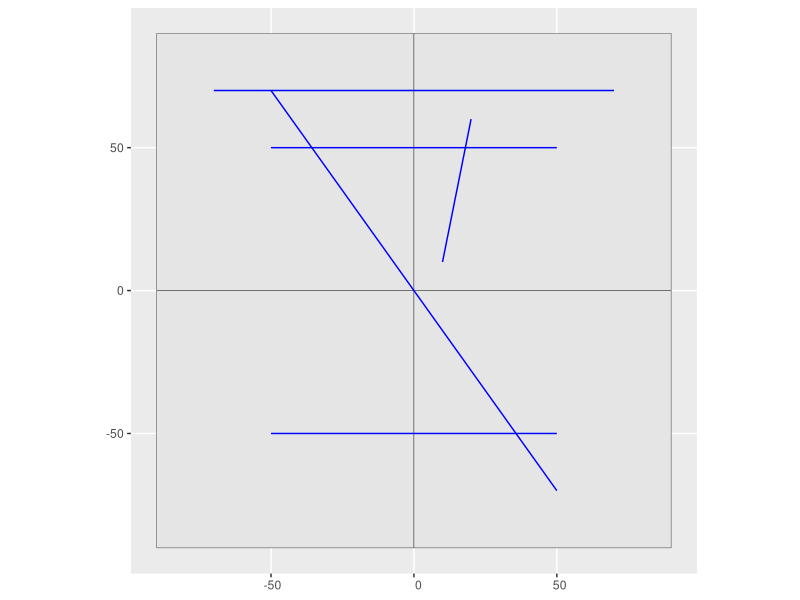

R code for this plot:
## ---- chunk 1
rm(list = ls())
library(data.table)
library(raster)
library(sp)
library(sf)
library(ggplot2)

## Create lines object
cds1 <- rbind(c(-50, 50), c(50,50))
cds2 <- rbind(c(-50, -50), c(50,-50))
cds3 <- rbind(c(-50, 70), c(50,-70))
cds4 <- rbind(c(10, 10), c(20,60))
cds5 <- rbind(c(-70, 70), c(70,70))

lines <- sf::st_as_sf(spLines(cds1, cds2,cds3, cds4, cds5, attr=data.frame(Lid=1:5)))

## Create polygon object
p1 <- rbind(c(0,0), c(0,90), c(-90, 90), c(-90,0))
p2 <- rbind(c(0,0), c(0,90), c(90, 90), c(90,0))
p3 <- rbind(c(0,0), c(0,-90), c(-90, -90), c(-90,0))
p4 <- rbind(c(0,0), c(90,0), c(90, -90), c(0,-90))

pols <- sf::st_as_sf(spPolygons(p1, p2,p3, p4,attr=data.frame(Pid=1:4)))

## Plot polygons and lines
ggplot(pols) + geom_sf() + geom_sf(data = lines, color = "blue")
## ---- chunk 2
## Function taking in polygon and linestring sf objects. Need a Pid column in the polygon object and Lid column in the linestring object. 

GetNumberOfIntersectingLines <- function(PolygonObj = pols, LineObj = lines) {
  # find intersections
  dt <- suppressWarnings(as.data.table(sf::st_intersection(lines, pols)))

  CJFunc <- function(ID =1) {
    TmpDat <- CJ(as.numeric(t(dt[Lid == ID, .(Pid)])), as.numeric(t(dt[Lid == ID, .(Pid)])))
    TmpDat <- TmpDat[V1 != V2]
  }

  testDat <- rbindlist(lapply(dt[, unique(Lid)], CJFunc))

  setnames(testDat, old = c("V1","V2"), new = c("Pid_1", "Pid_2"))

  testDat <- testDat[, .N, by = .(Pid_1,Pid_2)]

  return(testDat)
}

testDat <- GetNumberOfIntersectingLines(PolygonObj = pols, LineObj = lines)
testDat
